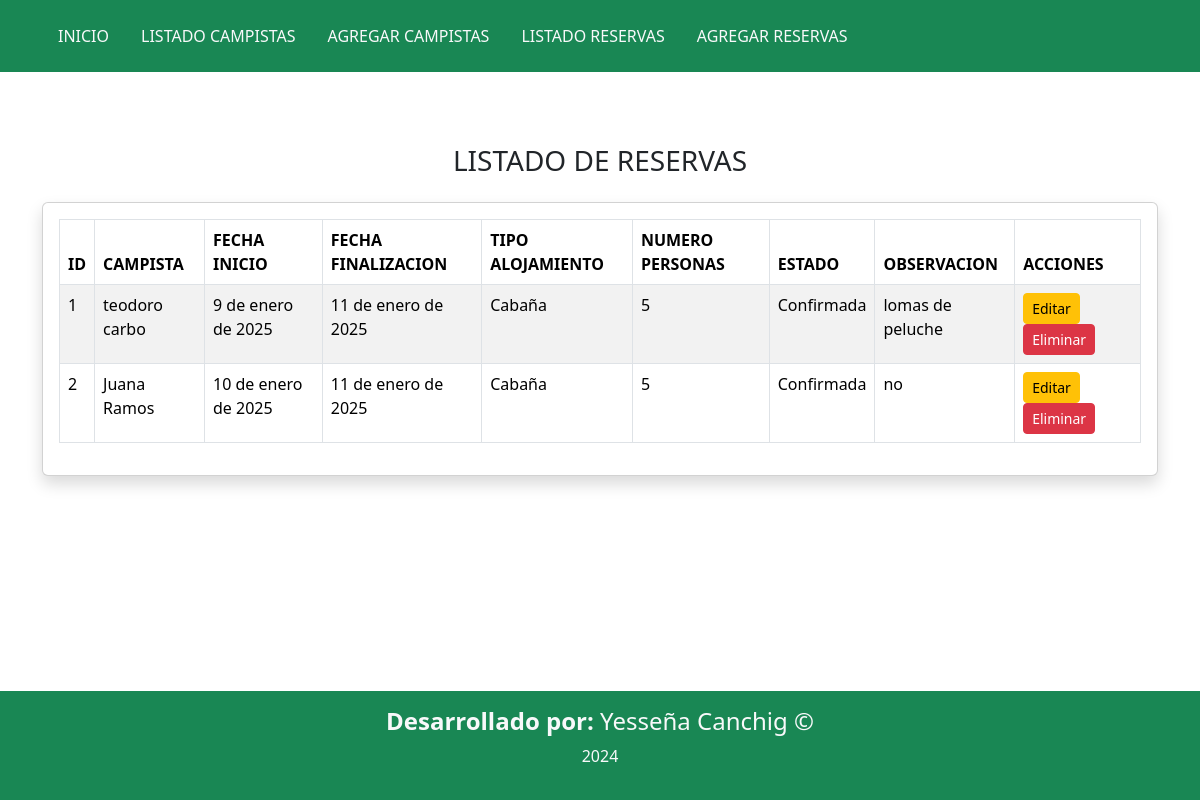
Page /listadoReservas/ on the earlier database version.
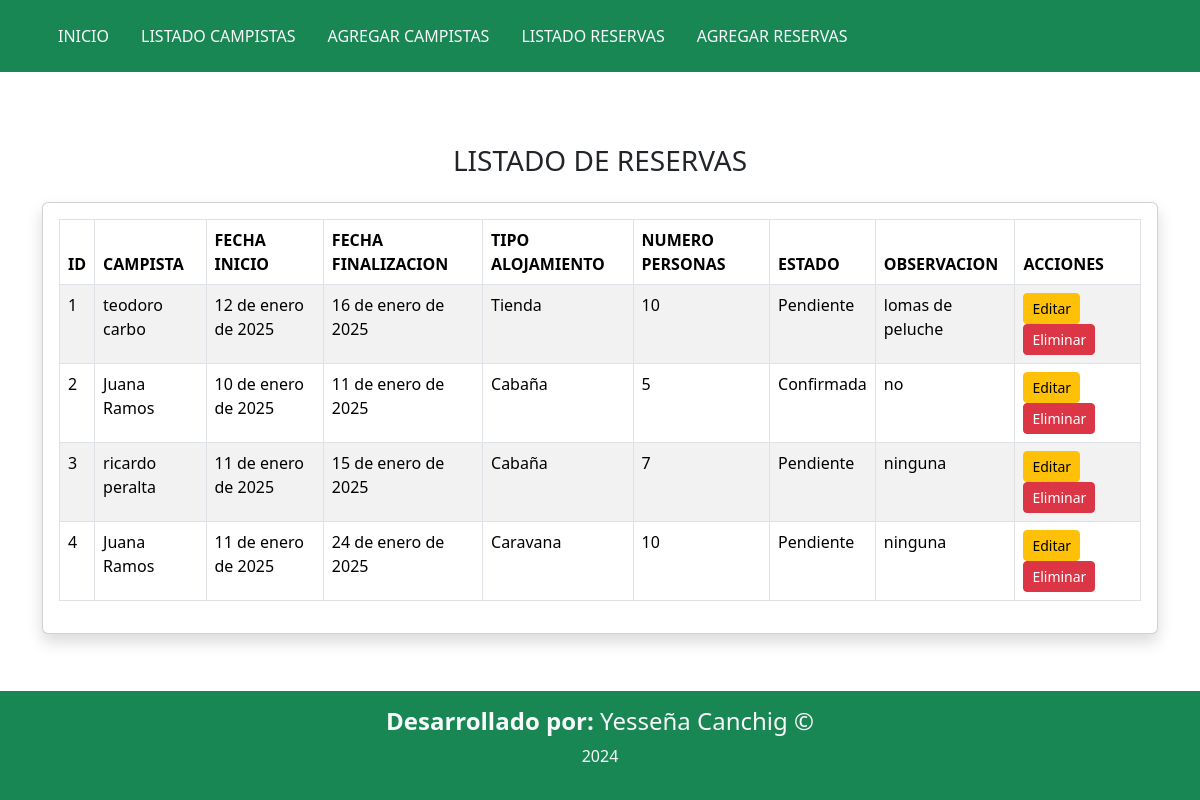
Same page on the later database version.
### Aplicaciones/Gestiones/models.py (models this page shows)
class Reservas(models.Model):
    TIPO_ALOJAMIENTO = [
        ('Tienda','Tienda'),
        ('Cabaña','Cabaña'),
        ('Caravana','Caravana')
    ]
    ESTADO_RESERVA = [
        ('Confirmada','Confirmada'),
        ('Pendiente','Pendiente'),
    ]
    id_rev=models.AutoField(primary_key=True)
    fechain_rev=models.DateField(null=False, blank=False)
    fechfin_rev=models.DateField(null=False, blank=False)
    tipaloj_rev=models.CharField(max_length=20, choices=TIPO_ALOJAMIENTO, default='Tienda')
    numpers_rev = models.CharField(max_length=200, null=False, blank=False)
    estado_rev=models.CharField(max_length=20, choices=ESTADO_RESERVA, default='Confirmada')
    campista = models.ForeignKey(Campistas, on_delete=models.CASCADE, related_name="campistas")
    obser_rev= models.TextField(max_length=500,null=False, blank=False )

class Campistas(models.Model):
    id_camp=models.AutoField(primary_key=True)
    nombre_camp= models.CharField(max_length=100, null=False, blank=False)
    apell_camp = models.CharField(max_length=100, null=False, blank=False)
    correo_camp = models.EmailField(null=False, blank=False)
    telef_camp = models.CharField(max_length=10, null=False, blank=False)
    cedula_camp = models.CharField(max_length=10, null=False, blank=False)
    direcc_camp = models.TextField(null=False, blank=False)

### Aplicaciones/Gestiones/views.py (the view)
# urls.py: path('listadoReservas/',views.listadoReservas, name='listadoReservas'),
def listadoReservas(request):
    reservasBdd = Reservas.objects.all()
    campistaBdd = Campistas.objects.all()
    return render(request, 'listadoReservas.html', {'reserva': reservasBdd, 'campista': campistaBdd})

### Aplicaciones/Gestiones/templates/listadoReservas.html
{% extends "./plantilla.html"%}
{% block contenido %}
<br>
<br>
<h3 class="text-center mb-4">LISTADO DE RESERVAS</h3>
<div class="card  shadow">
    <div class="card-body">
        <table class="table table-bordered table-striped table-hover">
            <thead>
                <tr>
                    <th>ID</th>
                    <th>CAMPISTA</th>
                    <th>FECHA INICIO</th>
                    <th>FECHA FINALIZACION</th>
                    <th>TIPO ALOJAMIENTO</th>
                    <th>NUMERO PERSONAS</th>
                    <th>ESTADO </th>
                    <th>OBSERVACION</th>
                    <th>ACCIONES</th>
                </tr>
            </thead>
            <tbody>
                {% for reserv in reserva%}
                <tr>
                    <td>{{ reserv.id_rev }}</td>
                    <td>{{ reserv.campista.nombre_camp }} {{ reserv.campista.apell_camp }}</td>
                    <td>{{ reserv.fechain_rev}}</td>
                    <td>{{ reserv.fechfin_rev }}</td>
                    <td>{{ reserv.tipaloj_rev }}</td>
                    <td>{{ reserv.numpers_rev }}</td>
                    <td>{{ reserv.estado_rev }}</td>
                    <td>{{ reserv.obser_rev }}</td>
                    <td>
                        <a href="/editarReserva/{{ reserv.id_rev }}" class="btn btn-warning btn-sm me-2">Editar</a>
                        <a onclick="return confirm('Esta seguro de eliminar permanentemente')" href="/eliminarReserva/{{ reserv.id_rev }}"
                        class="btn btn-danger btn-sm">Eliminar</a>
                    </td>
                </tr>
                {% endfor %}
            </tbody>
        </table>
    </div>
</div>
{% endblock %}

### Aplicaciones/Gestiones/templates/plantilla.html (shortened to what this page needs)
<!DOCTYPE html>
<html lang="en">
<head>
    <link href="https://cdn.jsdelivr.net/npm/bootstrap@5.3.3/dist/css/bootstrap.min.css" rel="stylesheet"
>
    <link rel="stylesheet" href="https://cdnjs.cloudflare.com/ajax/libs/izitoast/1.4.0/css/iziToast.css" />
</head>
<body class="d-flex flex-column min-vh-100">
    <div class="bg-success py-3">
        <div class="d-flex justify-content-between align-items-center container">
            <ul class="nav justify-content-end">
                <li class="nav-item">
                    <a class="nav-link text-light" href="/inicio/">INICIO</a>
                </li>
                <li class="nav-item">
                    <a class="nav-link text-light" href="/listadoCampista/">LISTADO CAMPISTAS</a>
                </li>
                <li class="nav-item">
                    <a class="nav-link text-light" href="/nuevoCampista/">AGREGAR CAMPISTAS</a>
                </li>
                <li class="nav-item">
                    <a class="nav-link text-light" href="/listadoReservas/">LISTADO RESERVAS</a>
                </li>
                <li class="nav-item">
                    <a class="nav-link text-light" href="/nuevoReservas/">AGREGAR RESERVAS</a>
                </li>
            </ul>
        </div>
    </div>
    <main class="container my-4">
        {% block contenido %}{% endblock %}
    </main>
    <footer class="mt-auto text-center text-light bg-success py-3">
        <h4>
            <b>Desarrollado por:</b>
            Yesseña Canchig &copy;
        </h4>
        <p>2024</p>
    </footer>
    </body>
</html>

Differences in the rows shown:
changed Reservas "lomas de peluche": fechain_rev "9 de enero de 2025" → "12 de enero de 2025"; fechfin_rev "11 de enero de 2025" → "16 de enero de 2025"; tipaloj_rev "Cabaña" → "Tienda"; numpers_rev "5" → "10"; estado_rev "Confirmada" → "Pendiente"
added Reservas: id_rev "3", campista.nombre_camp "ricardo", campista.apell_camp "peralta", fechain_rev "11 de enero de 2025", fechfin_rev "15 de enero de 2025", tipaloj_rev "Cabaña", numpers_rev "7", estado_rev "Pendiente", obser_rev "ninguna"
added Reservas: id_rev "4", campista.nombre_camp "Juana", campista.apell_camp "Ramos", fechain_rev "11 de enero de 2025", fechfin_rev "24 de enero de 2025", tipaloj_rev "Caravana", numpers_rev "10", estado_rev "Pendiente", obser_rev "ninguna"
